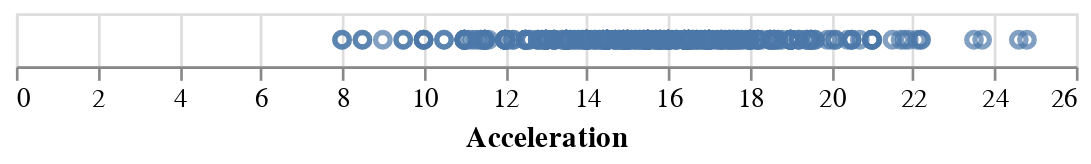

Here is the notebook cell this chart was saved with:
### Markdown cell above
This is called the "short form", and it is a simplified version of the "long form", while the long form allows more fine tuning. For this plot, they are equivalent:

### Code cell
alt.Chart(cars).mark_point().encode(
    x=alt.X('Acceleration')
)

### Figure 1 — Vega-Lite specification as saved in the notebook (floating-point values rounded to 4 significant figures; data arrays with more than 128 entries replaced by an {"elided": "..."} marker saying what was removed)
{"$schema": "https://vega.github.io/schema/vega-lite/v4.17.0.json", "config": {"view": {"continuousHeight": 300, "continuousWidth": 400}}, "data": {"name": "data-f02450ab61490a1363517a0190416235"}, "datasets": {"data-f02450ab61490a1363517a0190416235": {"elided": "406 records"}}, "encoding": {"x": {"field": "Acceleration", "type": "quantitative"}}, "mark": "point"}
